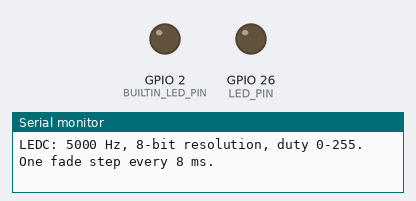
Simulated run of this program. Board: ESP32. Parts: output pins drawn as LEDs (lit = HIGH), the last lines printed to the serial monitor.

Above: at 0.05 s.
At 1.75 s:
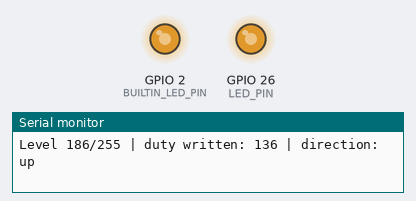
At 2.1 s:
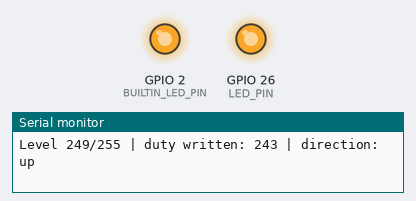
At 3.2 s:
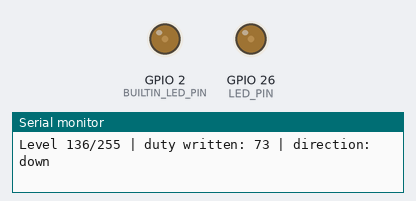
Timing chart, 0 to 5.3 s (numbered marks = the images above):
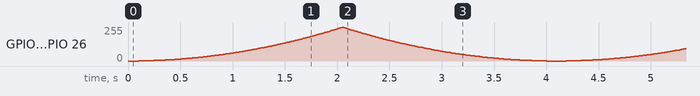

The program:

main.cpp
```cpp
// (licence header left out)
#include <Arduino.h>

namespace {
constexpr uint8_t LED_PIN = 26;              // NanoKit Pin 37, GPIO26. Safe general-purpose output; the GPIO matrix can route any LEDC channel to it.
constexpr uint8_t BUILTIN_LED_PIN = 2;       // NanoKit Pin 17, GPIO2. The onboard LED receives the same duty so the fade is visible with zero wiring.
constexpr uint32_t PWM_FREQUENCY_HZ = 5000;  // 5 kHz is far above the flicker the eye can see and still leaves room for 8-bit resolution.
constexpr uint8_t PWM_RESOLUTION_BITS = 8;   // 8 bits = 256 duty steps. Enough for a smooth fade and comfortable at 5 kHz.
constexpr uint16_t DUTY_MAX = (1u << PWM_RESOLUTION_BITS) - 1; // 255 for 8 bits; derived from the resolution so the two never disagree.
constexpr uint32_t FADE_STEP_MS = 8;         // One brightness step every 8 ms: 255 steps up and 255 down make a cycle of about 4 s.
constexpr uint32_t REPORT_INTERVAL_MS = 500; // Print the duty twice per second so the Serial Monitor shows the ramp without flooding.
constexpr uint32_t SERIAL_BAUD = 115200;     // Standard NanoKit Serial Monitor speed.

int fadeLevel = 0;            // Linear position in the fade, 0..DUTY_MAX. This is what we count, not what we write to the pin.
int fadeDirection = +1;       // +1 while brightening, -1 while dimming.
uint16_t currentDuty = 0;     // The corrected duty actually written to both LED pins.
uint32_t lastStepMs = 0;      // Timestamp of the last fade step.
uint32_t lastReportMs = 0;    // Timestamp of the last Serial report.

// The eye judges brightness on a roughly logarithmic scale: duty 10 to 20 looks like a big jump,
// while 200 to 210 is barely noticeable. A linear duty ramp therefore seems to reach "full"
// early and then sit there. Squaring the normalised level spends most of the ramp at low duty,
// which the eye perceives as an even climb. This is a cheap stand-in for a real gamma curve.
uint16_t perceivedDuty(int level) {
  const float normalised = static_cast<float>(level) / DUTY_MAX;            // 0.0 (off) .. 1.0 (full).
  return static_cast<uint16_t>(normalised * normalised * DUTY_MAX + 0.5f);  // Square, scale back to duty steps, round to nearest.
}

void applyDuty(uint16_t duty) {
  ledcWrite(LED_PIN, duty);             // Arduino-ESP32 3.x addresses LEDC by pin. The hardware keeps this duty until the next write; the CPU is free in between.
  ledcWrite(BUILTIN_LED_PIN, duty);     // Same duty on the onboard LED.
}

void stepFade() {
  fadeLevel += fadeDirection;
  if (fadeLevel >= DUTY_MAX) {          // Reached full brightness: turn around and dim.
    fadeLevel = DUTY_MAX;
    fadeDirection = -1;
  } else if (fadeLevel <= 0) {          // Reached off: turn around and brighten.
    fadeLevel = 0;
    fadeDirection = +1;
  }
  currentDuty = perceivedDuty(fadeLevel);
  applyDuty(currentDuty);
}

void printDuty() {
  Serial.print("Level ");
  Serial.print(fadeLevel);               // The linear counter, so the reader can compare it with the corrected duty.
  Serial.print("/");
  Serial.print(DUTY_MAX);
  Serial.print(" | duty written: ");
  Serial.print(currentDuty);             // What the LEDC peripheral is really outputting right now.
  Serial.print(" | direction: ");
  Serial.println(fadeDirection > 0 ? "up" : "down");
}
} // namespace

void setup() {
  Serial.begin(SERIAL_BAUD);
  // ledcAttach picks a free LEDC channel, programs its timer (5 kHz, 256 duty steps), and routes it to the pin
  // through the GPIO matrix. It returns false if no channel or timer is free. No pinMode is needed for LEDC.
  if (!ledcAttach(LED_PIN, PWM_FREQUENCY_HZ, PWM_RESOLUTION_BITS) ||
      !ledcAttach(BUILTIN_LED_PIN, PWM_FREQUENCY_HZ, PWM_RESOLUTION_BITS)) {
    Serial.println("LEDC setup failed: no free channel or timer.");
  }
  applyDuty(0);                                        // Start dark so the first ramp is clearly visible.
  Serial.println("NanoKit PWM LED fade example ready.");
  Serial.println("LED: NanoKit Pin 37 / GPIO26 (+ onboard LED on Pin 17 / GPIO2), each on its own LEDC channel.");
  Serial.println("LEDC: 5000 Hz, 8-bit resolution, duty 0-255. One fade step every 8 ms.");
}

void loop() {
  const uint32_t nowMs = millis();

  if (nowMs - lastStepMs >= FADE_STEP_MS) {           // Time for the next step; no delay() so the loop stays free for other work.
    lastStepMs = nowMs;
    stepFade();
  }

  if (nowMs - lastReportMs >= REPORT_INTERVAL_MS) {   // Periodic report shows the linear level next to the corrected duty.
    lastReportMs = nowMs;
    printDuty();
  }
}
```
